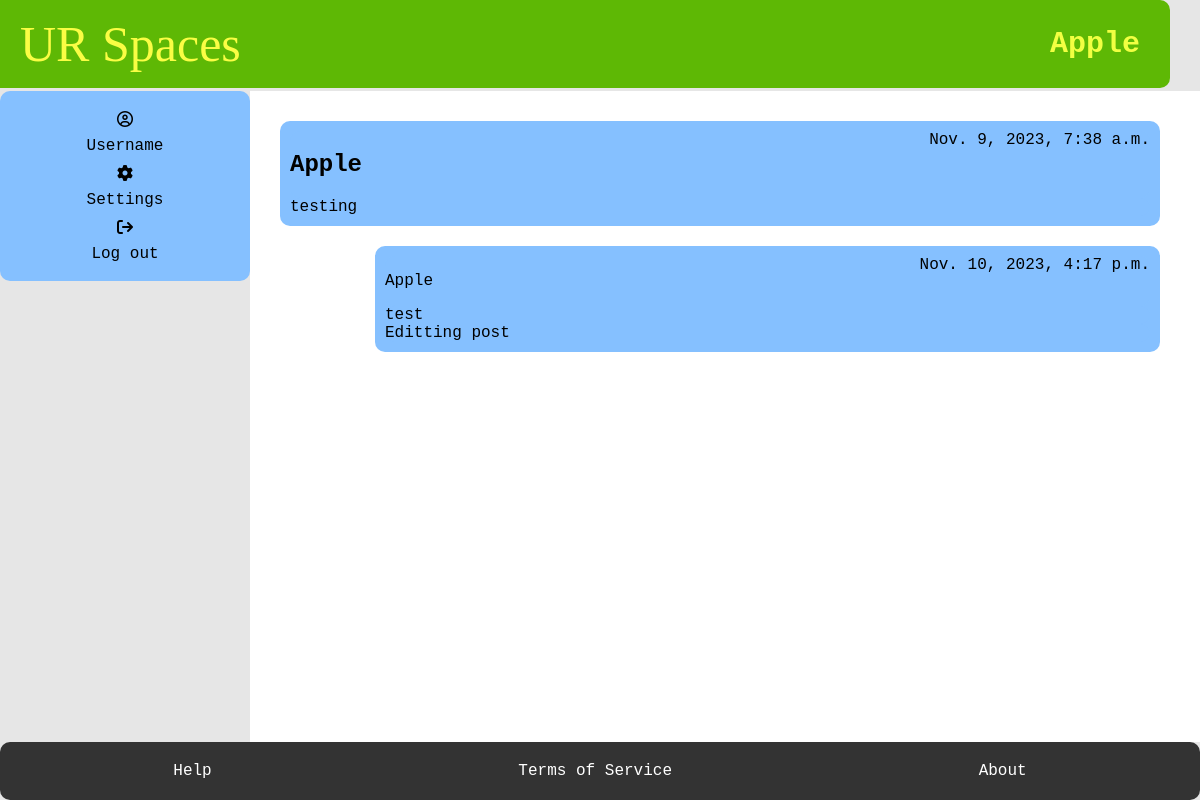
Before: /profile/ (signed in) with the older database file.
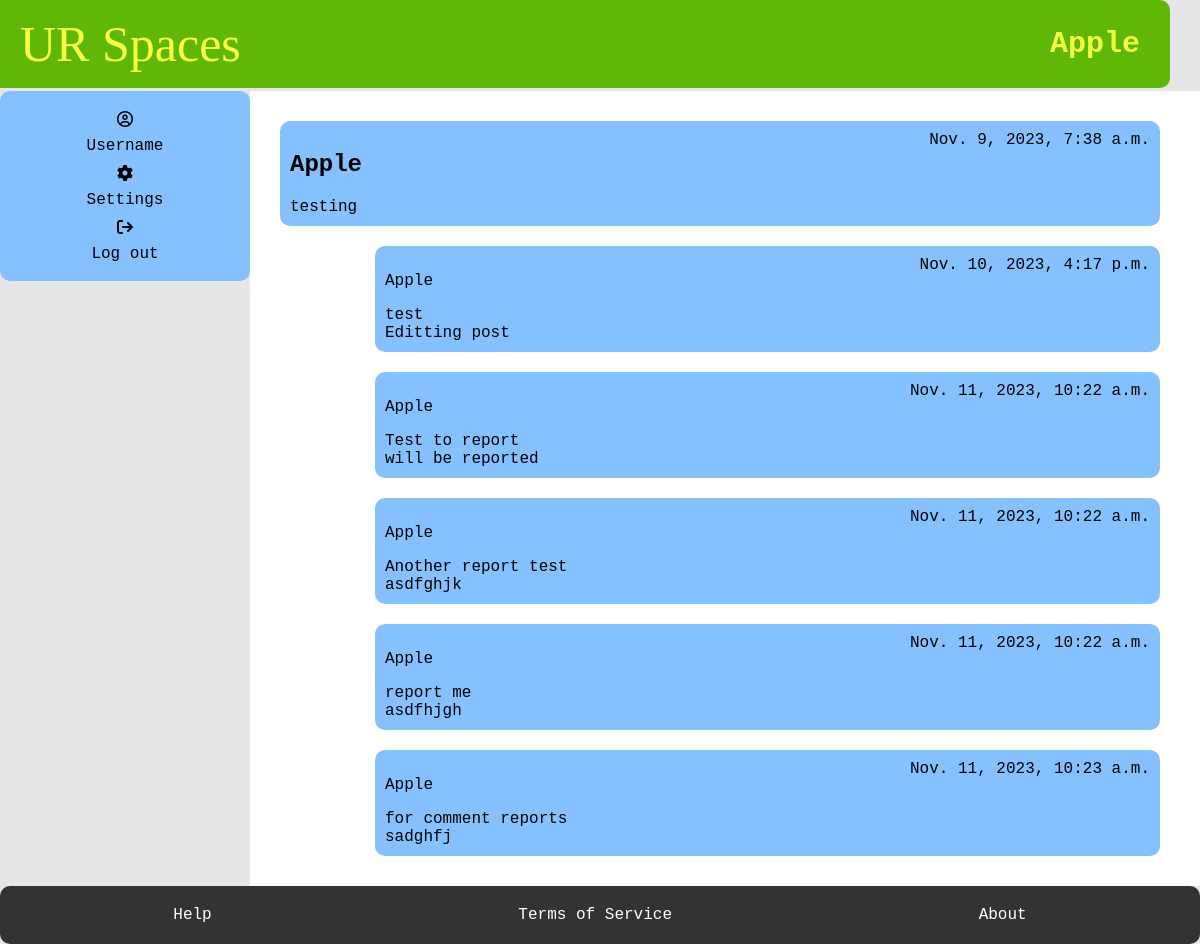
After: the same page with the newer database file.
### myapp/models.py (models this page shows, shortened)
class Student(models.Model):
    User_ID = models.ForeignKey(User, on_delete=models.CASCADE)
    bio = models.TextField(default="Please add bio in settings", blank=True)
    banned = models.BooleanField(default=False)
    avatar =ResizedImageField(size=[50, 80], quality=100, upload_to="authors", default=None, null=True, blank=True)
    reported = models.BooleanField(default=False)
    slug = models.SlugField(max_length=400, unique=True, blank=True)

class Posts(models.Model):
    User_ID = models.ForeignKey(Student, on_delete=models.CASCADE)
    SubForum_ID = models.ForeignKey(SubForum, default= 1, on_delete=models.CASCADE)
    post_name = models.TextField(max_length=400)
    contents = models.TextField()
    count_likes = models.IntegerField(default=0, blank=True, )
    locked = models.BooleanField(default=False)
    pin = models.BooleanField(default=False)
    reported = models.BooleanField(default=False)
    post_date = models.DateTimeField(auto_now_add=True)
    slug = models.SlugField(max_length=400, unique=True, blank=True)
    def get_url(self):
        return reverse("posts", kwargs={
            "slug":self.slug
        })

### myapp/views.py (the view)
# urls.py: path("profile/", profile, name="profile"),
@login_required
def profile(request):
    user = request.user
    currentUser = User.objects.get(username = user)
    try:
        student = Student.objects.get(User_ID = currentUser)
        posts = Posts.objects.filter(User_ID = student)
    except:
        student = None
        posts = None
    try:
        moderator = Moderator.objects.get(User_ID = currentUser)
    except:
        moderator = None
    context = {
        "student": student,
        "moderator" : moderator,
        "posts": posts
    }
    return render(request, "profile.html", context)

### myapp/templates/profile.html
{% extends 'base.html' %}
    {% block title %}
      <h1>{{user.username}}</h1>
    {% endblock %}
    {% block content %}
    <main>
    {% if student is not None %}
        <section class="box">
            <div class="forum-item">
                <h1> {{user.username}} </h1>
                <span> {{user.date_joined}}</span>
            </div>
            <div class="forum-item">
              <span> {{student.bio}}</span>
            </div>
          </section>
          {% for field in posts %}
            <section class="sub-box">
                <div class="forum-item">
                    <p> {{field.User_ID.User_ID.username}}</p>
                    <span> {{field.post_date}} </span>
                </div>
                <div class="forum-item">
                  <a href="{{field.get_url}}"> {{field.post_name}}  </a>
                  </div>
                <div class="forum-item">
                  <span> {{field.contents}}</span>
                </div>
            </section>
            {% endfor %}
            {%else%}
              <div class="forum-item">
                <p > This is a moderator profile. You have the ability to ban users, pin posts,
                  lock posts, and delete unwanted content</p>
              </div>
            {%endif%}
    </main>
    {% endblock %}

### myapp/templates/base.html (shortened to what this page needs)
{%load static%}
<!DOCTYPE html>
<html lang="en">
    <head>
        <link rel="stylesheet" href="{%static 'style.css' %}"/>
    </head>
  <body>
    <div id="container">
        <header>
          <a href="{% url 'index' %}" class="title">UR Spaces</a>
          {% block title %}
          {% endblock %}
        </header>
        <aside id="aside">
          <div class="user-panel">
            <i class="fa-regular fa-circle-user"></i><a href="{% url 'profile' %}"> Username </a>
            {% if request.user.is_staff%}
            <i class="fa-solid fa-gear"></i><a href="{% url 'report' %}"> Reports </a>
            {%else%}
            <i class="fa-solid fa-gear"></i><a href="{% url 'setting' %}"> Settings </a>
            {% endif %}
            <i class="fa-solid fa-arrow-right-from-bracket"></i><a href="{% url 'logout' %}">Log out </a>
          </div>
        </aside>
    {% block content %}
    {% endblock %}
    <footer>
        <a href="{% url 'help' %}">Help</a>
        <a href="{% url 'service' %}">Terms of Service</a>
        <a href="{% url 'about' %}">About</a>
      </footer>
    </div>
  </body>
</html>

### myapp/static/style.css (style rules this page uses)
body { font-family: monospace; font-size: 16px; background-color: #e6e6e6; margin: 0; padding: 0; }
#container { display: grid; grid-template-areas: "header header" ". ." "aside main" "footer footer"; grid-template-rows: auto 3px 1fr auto; grid-template-columns: 250px 1fr; min-height: 100vh; }
header { grid-area: header; display: flex; justify-content: space-between; align-items: center; padding: 15px 30px; background-color: #5eb805; border-radius: 10px; position: relative; left: -30px; }
header .title { font-size: 50px; color: #f2ff42; text-decoration: none; font-family: 'Brush Script MT', Brush Script Std, cursive; position: relative; left: 20px; }
header h1 { font-size: 30px; margin: 0; color: #f2ff42 }
#aside { grid-area: aside; padding: 20px 20px; background-color: #85c0ff; height: 150px; display: flex; flex-direction: column; align-items: center; gap: 10px; border-radius: 10px; }
.user-panel { width: 100%; display: flex; flex-direction: column; align-items: center; gap: 10px; }
main { grid-area: main; background-color: white; padding: 20px; padding-right: 30px; }
.forum-item { display: flex; justify-content: space-between; background-color: #85c0ff; border-radius: 10px; }
.box { display: flex; flex-direction: column; border-radius: 10px; padding: 10px; margin: 10px; background-color: #85c0ff; }
.sub-box { width: 85%; float: right; display: flex; flex-direction: column; border-radius: 10px; padding: 10px; margin: 10px; background-color: #85c0ff; }
footer { grid-area: footer; background-color: #333; padding: 20px; display: flex; justify-content: space-around; border-radius: 10px; }
footer a:link { color: white; text-decoration: none; font-size: 16px; }
a:link { color: #000000; text-decoration: none; }
a.title:link { text-decoration: none; color: #fafd44; }

Changed rows visible on the page:
added Posts: User_ID.User_ID.username "Apple", post_date "Nov. 11, 2023, 10:22 a.m.", post_name "Test to report", contents "will be reported"
added Posts: User_ID.User_ID.username "Apple", post_date "Nov. 11, 2023, 10:22 a.m.", post_name "Another report test", contents "asdfghjk"
added Posts: User_ID.User_ID.username "Apple", post_date "Nov. 11, 2023, 10:22 a.m.", post_name "report me", contents "asdfhjgh"
added Posts: User_ID.User_ID.username "Apple", post_date "Nov. 11, 2023, 10:23 a.m.", post_name "for comment reports", contents "sadghfj"
